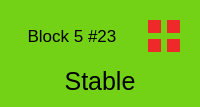
               <widget class="QWidget" name="cell_n23" native="true">
                <property name="styleSheet">
                 <string notr="true">background-color: rgb(115, 210, 22);
border-color: rgb(255, 255, 255);</string>
                </property>
                <layout class="QGridLayout" name="gridLayout_87">
                 <item row="0" column="0">
                  <widget class="QLabel" name="n23">
                   <property name="font">
                    <font>
                     <pointsize>13</pointsize>
                    </font>
                   </property>
                   <property name="text">
                    <string>Block 5 #23</string>
                   </property>
                   <property name="alignment">
                    <set>Qt::AlignCenter</set>
                   </property>
                  </widget>
                 </item>
                 <item row="0" column="1">
                  <widget class="QWidget" name="w23" native="true">
                   <property name="sizePolicy">
                    <sizepolicy hsizetype="Fixed" vsizetype="Fixed">
                     <horstretch>0</horstretch>
                     <verstretch>0</verstretch>
                    </sizepolicy>
                   </property>
                   <property name="minimumSize">
                    <size>
                     <width>50</width>
                     <height>50</height>
                    </size>
                   </property>
                   <property name="maximumSize">
                    <size>
                     <width>50</width>
                     <height>50</height>
                    </size>
                   </property>
                   <layout class="QGridLayout" name="gridLayout_88">
                    <item row="0" column="0">
                     <widget class="QWidget" name="n23_mainsys" native="true">
                      <property name="styleSheet">
                       <string notr="true">background-color: rgb(239, 41, 41);</string>
                      </property>
                     </widget>
                    </item>
                    <item row="0" column="1">
                     <widget class="QWidget" name="n23_mainradar" native="true">
                      <property name="styleSheet">
                       <string notr="true">background-color: rgb(239, 41, 41);</string>
                      </property>
                     </widget>
                    </item>
                    <item row="1" column="0">
                     <widget class="QWidget" name="n23_subsys" native="true">
                      <property name="styleSheet">
                       <string notr="true">background-color: rgb(239, 41, 41);</string>
                      </property>
                     </widget>
                    </item>
                    <item row="1" column="1">
                     <widget class="QWidget" name="n23_subradar" native="true">
                      <property name="styleSheet">
                       <string notr="true">background-color: rgb(239, 41, 41);</string>
                      </property>
                     </widget>
                    </item>
                   </layout>
                  </widget>
                 </item>
                 <item row="1" column="0" colspan="2">
                  <widget class="QLabel" name="n23_display">
                   <property name="font">
                    <font>
                     <pointsize>19</pointsize>
                    </font>
                   </property>
                   <property name="styleSheet">
                    <string notr="true">border-color: rgb(255, 255, 255);</string>
                   </property>
                   <property name="text">
                    <string>Stable</string>
                   </property>
                   <property name="alignment">
                    <set>Qt::AlignCenter</set>
                   </property>
                  </widget>
                 </item>
                </layout>
               </widget>
